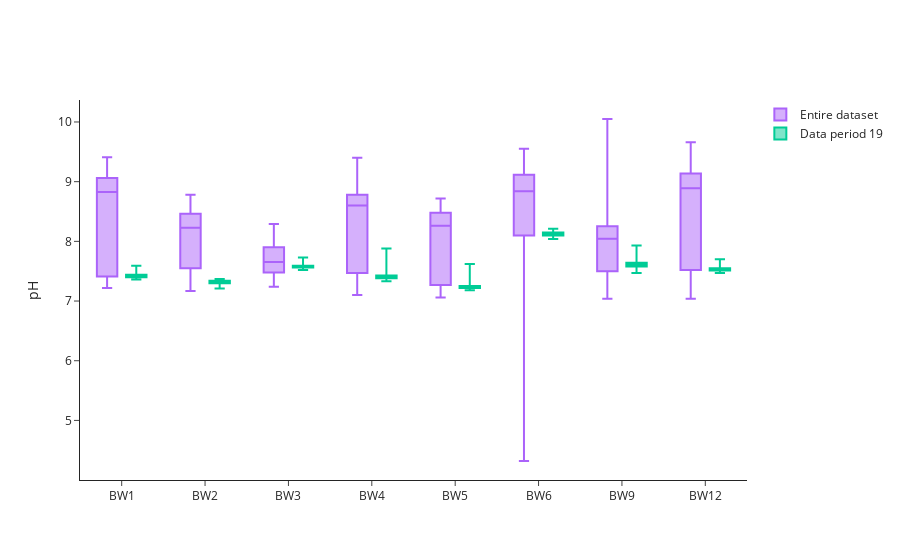

Notebook source saved alongside this figure:
### Markdown cell above
pH comparison between data period and entire dataset (2021-2024).

### Code cell
ph_df = wq_df[(wq_df['data_type'] == 'ph')].dropna(subset=['mean'])
ph_df.loc[(ph_df['mean'] < 4) | (ph_df['mean'] > 11), 'mean'] = np.nan
ph_period_stats = ph_df.groupby('bwfl_id')['mean'].describe(percentiles=[.01, .10, .25, .50, .75, .90, .99])
ph_dataset_stats = get_sensor_stats('ph', ph_df['bwfl_id'].unique())

fig = go.Figure()

for i, bwfl_id in enumerate(ph_dataset_stats.index):
    stats = ph_dataset_stats.loc[bwfl_id]

    if stats['count'] != 0:
        fig.add_trace(go.Box(
            x=[bwfl_id],
            lowerfence=[stats['min']],
            q1=[stats['25%']],
            median=[stats['50%']],
            q3=[stats['75%']],
            upperfence=[stats['max']],
            name='Entire dataset',
            marker_color=default_colors[3],
            boxpoints=False,
            offsetgroup='temp_dataset_stats',
            showlegend=(i == 0)
        ))

for i, bwfl_id in enumerate(ph_period_stats.index):
    stats = ph_period_stats.loc[bwfl_id]

    if stats['count'] != 0:
        fig.add_trace(go.Box(
            x=[bwfl_id],
            lowerfence=[stats['min']],
            q1=[stats['25%']],
            median=[stats['50%']],
            q3=[stats['75%']],
            upperfence=[stats['max']],
            name=f'Data period {str(data_period).zfill(2)}',
            marker_color=default_colors[2],
            boxpoints=False,
            offsetgroup='temp_period_stats',
            showlegend=(i == 0)
        ))

fig.update_layout(
    yaxis_title='pH',
    xaxis_title='',
    xaxis=dict(
        tickmode='array',
        tickvals=sorted(ph_df['bwfl_id'].unique(), key=lambda x: int(x[2:])),
        ticktext=sorted(ph_df['bwfl_id'].unique(), key=lambda x: int(x[2:])),
        categoryorder='array',
        categoryarray=sorted(ph_df['bwfl_id'].unique(), key=lambda x: int(x[2:]))
    ),
    legend_title_text='',
    template='simple_white',
    boxmode='group',
    height=450,
)

fig.show()

### Figure 1 — Plotly figure (JSON) as saved in the notebook; plotly's stock layout.template omitted (floating-point values rounded to 4 significant figures)
{"data": [{"boxpoints": false, "lowerfence": [7.22], "marker": {"color": "#AB63FA"}, "median": [8.827], "name": "Entire dataset", "offsetgroup": "temp_dataset_stats", "q1": [7.41], "q3": [9.06], "showlegend": true, "type": "box", "upperfence": [9.41], "x": ["BW1"]}, {"boxpoints": false, "lowerfence": [7.04], "marker": {"color": "#AB63FA"}, "median": [8.89], "name": "Entire dataset", "offsetgroup": "temp_dataset_stats", "q1": [7.52], "q3": [9.137], "showlegend": false, "type": "box", "upperfence": [9.66], "x": ["BW12"]}, {"boxpoints": false, "lowerfence": [7.17], "marker": {"color": "#AB63FA"}, "median": [8.23], "name": "Entire dataset", "offsetgroup": "temp_dataset_stats", "q1": [7.55], "q3": [8.463], "showlegend": false, "type": "box", "upperfence": [8.78], "x": ["BW2"]}, {"boxpoints": false, "lowerfence": [7.24], "marker": {"color": "#AB63FA"}, "median": [7.653], "name": "Entire dataset", "offsetgroup": "temp_dataset_stats", "q1": [7.48], "q3": [7.9], "showlegend": false, "type": "box", "upperfence": [8.29], "x": ["BW3"]}, {"boxpoints": false, "lowerfence": [7.1], "marker": {"color": "#AB63FA"}, "median": [8.6], "name": "Entire dataset", "offsetgroup": "temp_dataset_stats", "q1": [7.47], "q3": [8.78], "showlegend": false, "type": "box", "upperfence": [9.4], "x": ["BW4"]}, {"boxpoints": false, "lowerfence": [7.06], "marker": {"color": "#AB63FA"}, "median": [8.26], "name": "Entire dataset", "offsetgroup": "temp_dataset_stats", "q1": [7.27], "q3": [8.48], "showlegend": false, "type": "box", "upperfence": [8.72], "x": ["BW5"]}, {"boxpoints": false, "lowerfence": [4.32], "marker": {"color": "#AB63FA"}, "median": [8.84], "name": "Entire dataset", "offsetgroup": "temp_dataset_stats", "q1": [8.1], "q3": [9.117], "showlegend": false, "type": "box", "upperfence": [9.55], "x": ["BW6"]}, {"boxpoints": false, "lowerfence": [7.04], "marker": {"color": "#AB63FA"}, "median": [8.042], "name": "Entire dataset", "offsetgroup": "temp_dataset_stats", "q1": [7.5], "q3": [8.254], "showlegend": false, "type": "box", "upperfence": [10.05], "x": ["BW9"]}, {"boxpoints": false, "lowerfence": [7.36], "marker": {"color": "#00CC96"}, "median": [7.42], "name": "Data period 19", "offsetgroup": "temp_period_stats", "q1": [7.4], "q3": [7.44], "showlegend": true, "type": "box", "upperfence": [7.59], "x": ["BW1"]}, {"boxpoints": false, "lowerfence": [7.47], "marker": {"color": "#00CC96"}, "median": [7.53], "name": "Data period 19", "offsetgroup": "temp_period_stats", "q1": [7.51], "q3": [7.55], "showlegend": false, "type": "box", "upperfence": [7.7], "x": ["BW12"]}, {"boxpoints": false, "lowerfence": [7.21], "marker": {"color": "#00CC96"}, "median": [7.32], "name": "Data period 19", "offsetgroup": "temp_period_stats", "q1": [7.3], "q3": [7.34], "showlegend": false, "type": "box", "upperfence": [7.37], "x": ["BW2"]}, {"boxpoints": false, "lowerfence": [7.52], "marker": {"color": "#00CC96"}, "median": [7.57], "name": "Data period 19", "offsetgroup": "temp_period_stats", "q1": [7.56], "q3": [7.59], "showlegend": false, "type": "box", "upperfence": [7.73], "x": ["BW3"]}, {"boxpoints": false, "lowerfence": [7.33], "marker": {"color": "#00CC96"}, "median": [7.41], "name": "Data period 19", "offsetgroup": "temp_period_stats", "q1": [7.38], "q3": [7.43], "showlegend": false, "type": "box", "upperfence": [7.88], "x": ["BW4"]}, {"boxpoints": false, "lowerfence": [7.18], "marker": {"color": "#00CC96"}, "median": [7.23], "name": "Data period 19", "offsetgroup": "temp_period_stats", "q1": [7.22], "q3": [7.25], "showlegend": false, "type": "box", "upperfence": [7.62], "x": ["BW5"]}, {"boxpoints": false, "lowerfence": [8.04], "marker": {"color": "#00CC96"}, "median": [8.13], "name": "Data period 19", "offsetgroup": "temp_period_stats", "q1": [8.1], "q3": [8.15], "showlegend": false, "type": "box", "upperfence": [8.21], "x": ["BW6"]}, {"boxpoints": false, "lowerfence": [7.47], "marker": {"color": "#00CC96"}, "median": [7.61], "name": "Data period 19", "offsetgroup": "temp_period_stats", "q1": [7.58], "q3": [7.64], "showlegend": false, "type": "box", "upperfence": [7.93], "x": ["BW9"]}], "layout": {"autosize": true, "boxmode": "group", "legend": {"title": {"text": ""}}, "xaxis": {"autorange": true, "categoryarray": ["BW1", "BW2", "BW3", "BW4", "BW5", "BW6", "BW9", "BW12"], "categoryorder": "array", "range": [-0.5, 7.5], "tickmode": "array", "ticktext": ["BW1", "BW2", "BW3", "BW4", "BW5", "BW6", "BW9", "BW12"], "tickvals": ["BW1", "BW2", "BW3", "BW4", "BW5", "BW6", "BW9", "BW12"], "title": {"text": ""}, "type": "category"}, "yaxis": {"autorange": true, "range": [4.002, 10.37], "title": {"text": "pH"}}}}
